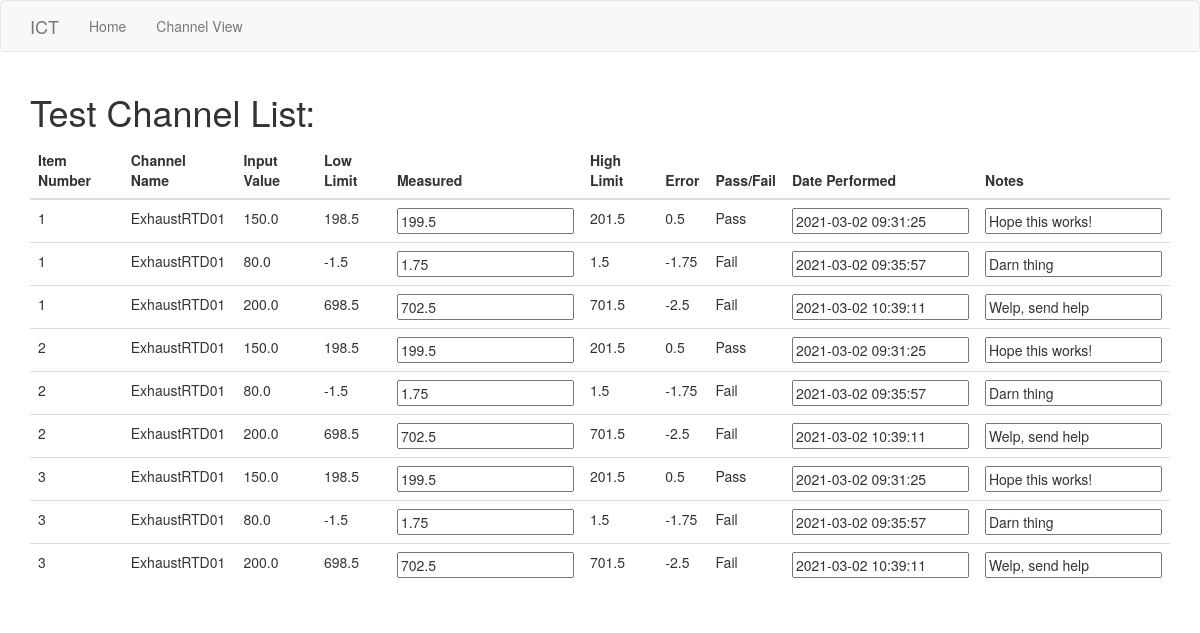
Page /channel_view on the committed database.
### app/models.py (models this page shows, shortened)
class TestPoint(db.Model):
	id = db.Column(db.Integer, primary_key=True)
	channel_id = db.Column(db.Integer, db.ForeignKey('channel.id'))
	input_val = db.Column(db.Float(16))
	measured_val = db.Column(db.Float(16))
	nominal_val = db.Column(db.Float(16))
	pf = db.Column(db.Integer) # 0 = Fail, 1 = Pass
	date_performed = db.Column(db.DateTime, default=datetime.utcnow)
	notes = db.Column(db.String(128))
	def get_channel(self):
		return Channel.query.filter_by(id=self.channel_id).first()
	def get_tolerance_type(self):
		return self.get_channel().tolerance_type
	def calc_error(self):
		return self.nominal_val - self.measured_val
	def calc_pf(self):
		if abs(self.calc_error()) > self.error_limit(self.get_tolerance_type()):
			self.pf = 0 # Fail
			return 'Fail'
		else:
			self.pf = 1 # Pass
			return 'Pass'
	def low_limit(self):
		return self.nominal_val - self.error_limit(self.get_tolerance_type())
	def high_limit(self):
		return self.nominal_val + self.error_limit(self.get_tolerance_type())
	def error_limit(self, get_tolerance_type):
		ch = self.get_channel()
		if get_tolerance_type == 0: # EU
			return ch.tolerance
		elif get_tolerance_type == 1: # %FS
			return ch.full_scale_range * (ch.tolerance / 100)
		elif get_tolerance_type == 2: # %RDG
			return self.nominal_val * (ch.tolerance / 100)
		else: # Error condition
			return -999

class Channel(db.Model):
	id = db.Column(db.Integer, primary_key=True)
	name = db.Column(db.String(32))
	_type = db.Column(db.Integer) # 0 = RTD, 1 = Pressure, 2 = Frequency, etc...
	range_min = db.Column(db.Float(16))
	range_max = db.Column(db.Float(16))
	eu = db.Column(db.Integer) # 0 = degC, 1 = Hz, 2 = lbf, etc...
	full_scale_range = db.Column(db.Float(16))
	full_scale_eu = db.Column(db.Integer) # 0 = degC, 1 = Hz, 2 = lbf, etc...
	tolerance = db.Column(db.Float(8))
	tolerance_type = db.Column(db.Integer) # 0 = EU, 1 = %FS, 2 = %RDG, 3 = Custom, etc...
	test_range_min = db.Column(db.Float(16))
	test_range_max = db.Column(db.Float(16))
	test_eu = db.Column(db.Integer) # 0 = degC, 1 = Hz, 2 = lbf, etc...
	test_points = db.relationship('TestPoint', backref='channel', lazy='dynamic')
	cal_eq_id_1 = db.Column(db.Integer)
	cal_eq_id_1_due_date = db.Column(db.DateTime, default=datetime.utcnow)

### app/main/routes.py (the view)
@bp.route('/channel_view', methods=['GET', 'POST'])
def channel_view():
    testPointLists = []
    channelForm = ChannelForm()
    channelList = Channel.query.all()
    for channel in channelList:
        testPointList = TestPoint.query.filter_by(channel_id=channel.id).all()
        testPointLists.append(testPointList)
        for testPoint in testPointList:
            testPointForm = TestPointForm()
            testPointForm.measured_val = testPoint.measured_val
            testPointForm.date_performed = testPoint.date_performed
            testPointForm.notes = testPoint.notes
            channelForm.testPoints.append_entry(testPointForm)
    return render_template('channel_view.html', channelForm=channelForm,
                            testPointLists=testPointLists, channelList=channelList)

### app/main/forms.py
class ChannelForm(FlaskForm):
    testPoints = FieldList(FormField(TestPointForm))

class TestPointForm(FlaskForm):
    measured_val = FloatField('Measured')
    date_performed = StringField('Date Performed')
    notes = StringField('Notes')

### app/templates/channel_view.html (shortened to what this page needs)
{% extends "base.html" %}
{% block app_content %}
    <h1>Test Channel List:</h1>
    <div>
        <form action="" method="post" name="channelForm">
            <table class="table table-hover table-dark">
                <thead class="thead-dark">
                    <tr>
                        <th scope="col">Item Number</th>
                        <th scope="col">Channel Name</th>
                        <th scope="col">Input Value</th>
                        <th scope="col">Low Limit</th>
                        <th scope="col">Measured</th>
                        <th scope="col">High Limit</th>
                        <th scope="col">Error</th>
                        <th scope="col">Pass/Fail</th>
                        <th scope="col">Date Performed</th>
                        <th scope="col">Notes</th>
                    </tr>
                </thead>
                {% for channel, testPointList in zip(channelList, testPointLists) %}
                    {% for testPointForm, testPointFixedField in zip(channelForm.testPoints, testPointList) %}
                        <tr>
                            <td>{{ testPointFixedField.get_channel().id }}</th>
                            <td>{{ testPointFixedField.get_channel().name }}</td>
                            <td>{{ testPointFixedField.input_val }}</td>
                            <td>{{ testPointFixedField.low_limit() }}</td>
                            <td>{{ testPointForm.measured_val }}</td>
                            <td>{{ testPointFixedField.high_limit() }}</td>
                            <td>{{ testPointFixedField.calc_error() }}</td>
                            {% if testPointFixedField.calc_pf() == 'Pass' %}
                                <td class="table-success">{{ testPointFixedField.calc_pf() }}</td>
                            {% else %}
                                <td class="table-danger">{{ testPointFixedField.calc_pf() }}</td>
                            {% endif %}
                            <td>{{ testPointForm.date_performed }}</td>
                            <td>{{ testPointForm.notes }}</td>
                        </tr>
                    {% endfor %}
                {% endfor %}
            </table>
        </form>
    </div>
{% endblock %}

### app/templates/base.html (shortened to what this page needs)
{% extends 'bootstrap/base.html' %}
{% block navbar %}
    <nav class="navbar navbar-default">
        <div class="container">
            <div class="navbar-header">
                <a class="navbar-brand" href="{{ url_for('main.index') }}">ICT</a>
            </div>
            <div class="collapse navbar-collapse" id="bs-example-navbar-collapse-1">
                <ul class="nav navbar-nav">
                    <li><a href="{{ url_for('main.index') }}">{{ 'Home' }}</a></li>
                    <li><a href="{{ url_for('main.channel_view') }}">{{ 'Channel View' }}</a></li>
                </ul>
            </div>
        </div>
    </nav>
{% endblock %}
{% block content %}
    <div class="container">
        {% block app_content %}{% endblock %}
    </div>
{% endblock %}

### rows in the picture
TestPoint: get_channel "1", get_channel "ExhaustRTD01", input_val "150.0", low_limit "198.5", measured_val "199.5", high_limit "201.5", calc_error "0.5", calc_pf "Pass", date_performed "2021-03-02 09:31:25", notes "Hope this works!"
TestPoint: get_channel "1", get_channel "ExhaustRTD01", input_val "80.0", low_limit "-1.5", measured_val "1.75", high_limit "1.5", calc_error "-1.75", calc_pf "Fail", date_performed "2021-03-02 09:35:57", notes "Darn thing"
TestPoint: get_channel "1", get_channel "ExhaustRTD01", input_val "200.0", low_limit "698.5", measured_val "702.5", high_limit "701.5", calc_error "-2.5", calc_pf "Fail", date_performed "2021-03-02 10:39:11", notes "Welp, send help"
TestPoint: get_channel "2", get_channel "ExhaustRTD01", input_val "150.0", low_limit "198.5", measured_val "199.5", high_limit "201.5", calc_error "0.5", calc_pf "Pass", date_performed "2021-03-02 09:31:25", notes "Hope this works!"
TestPoint: get_channel "2", get_channel "ExhaustRTD01", input_val "80.0", low_limit "-1.5", measured_val "1.75", high_limit "1.5", calc_error "-1.75", calc_pf "Fail", date_performed "2021-03-02 09:35:57", notes "Darn thing"
TestPoint: get_channel "2", get_channel "ExhaustRTD01", input_val "200.0", low_limit "698.5", measured_val "702.5", high_limit "701.5", calc_error "-2.5", calc_pf "Fail", date_performed "2021-03-02 10:39:11", notes "Welp, send help"
TestPoint: get_channel "3", get_channel "ExhaustRTD01", input_val "150.0", low_limit "198.5", measured_val "199.5", high_limit "201.5", calc_error "0.5", calc_pf "Pass", date_performed "2021-03-02 09:31:25", notes "Hope this works!"
TestPoint: get_channel "3", get_channel "ExhaustRTD01", input_val "80.0", low_limit "-1.5", measured_val "1.75", high_limit "1.5", calc_error "-1.75", calc_pf "Fail", date_performed "2021-03-02 09:35:57", notes "Darn thing"
TestPoint: get_channel "3", get_channel "ExhaustRTD01", input_val "200.0", low_limit "698.5", measured_val "702.5", high_limit "701.5", calc_error "-2.5", calc_pf "Fail", date_performed "2021-03-02 10:39:11", notes "Welp, send help"

### other values in the picture
{{ 'Home' }} "Home"
{{ 'Channel View' }} "Channel View"
